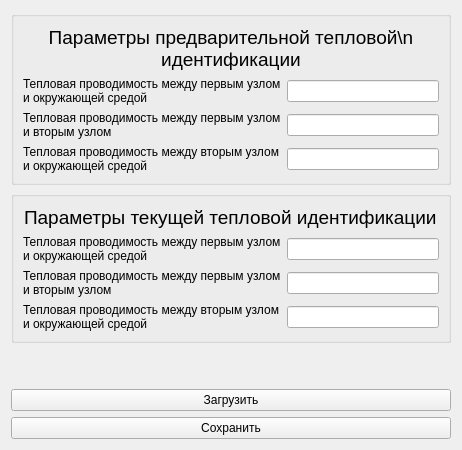
      <widget class="QWidget" name="page_18">
       <layout class="QGridLayout" name="gridLayout_25">
        <item row="3" column="0">
         <widget class="QGroupBox" name="groupBox_6">
          <property name="title">
           <string/>
          </property>
          <layout class="QGridLayout" name="gridLayout_28">
           <item row="3" column="1">
            <widget class="QLineEdit" name="lineEdit_21">
             <property name="sizePolicy">
              <sizepolicy hsizetype="Fixed" vsizetype="Fixed">
               <horstretch>0</horstretch>
               <verstretch>0</verstretch>
              </sizepolicy>
             </property>
             <property name="minimumSize">
              <size>
               <width>152</width>
               <height>0</height>
              </size>
             </property>
            </widget>
           </item>
           <item row="2" column="1">
            <widget class="QLineEdit" name="lineEdit_23">
             <property name="sizePolicy">
              <sizepolicy hsizetype="Fixed" vsizetype="Fixed">
               <horstretch>0</horstretch>
               <verstretch>0</verstretch>
              </sizepolicy>
             </property>
             <property name="minimumSize">
              <size>
               <width>152</width>
               <height>0</height>
              </size>
             </property>
            </widget>
           </item>
           <item row="2" column="0">
            <widget class="QLabel" name="label_56">
             <property name="text">
              <string>Тепловая проводимость между первым узлом 
и вторым узлом </string>
             </property>
            </widget>
           </item>
           <item row="1" column="1">
            <widget class="QLineEdit" name="lineEdit_22">
             <property name="sizePolicy">
              <sizepolicy hsizetype="Fixed" vsizetype="Fixed">
               <horstretch>0</horstretch>
               <verstretch>0</verstretch>
              </sizepolicy>
             </property>
             <property name="minimumSize">
              <size>
               <width>152</width>
               <height>0</height>
              </size>
             </property>
            </widget>
           </item>
           <item row="3" column="0">
            <widget class="QLabel" name="label_51">
             <property name="text">
              <string>Тепловая проводимость между вторым узлом 
и окружающей средой</string>
             </property>
            </widget>
           </item>
           <item row="1" column="0">
            <widget class="QLabel" name="label_57">
             <property name="text">
              <string>Тепловая проводимость между первым узлом 
и окружающей средой</string>
             </property>
            </widget>
           </item>
           <item row="0" column="0" colspan="2" alignment="Qt::AlignmentFlag::AlignHCenter">
            <widget class="QLabel" name="label_47">
             <property name="text">
              <string>&lt;html&gt;&lt;head/&gt;&lt;body&gt;&lt;p&gt;&lt;span style=&quot; font-size:14pt;&quot;&gt;Параметры текущей тепловой идентификации&lt;/span&gt;&lt;/p&gt;&lt;/body&gt;&lt;/html&gt;</string>
             </property>
            </widget>
           </item>
          </layout>
         </widget>
        </item>
        <item row="5" column="0">
         <widget class="QPushButton" name="load_Vent_dannie_2">
          <property name="text">
           <string>Загрузить</string>
          </property>
         </widget>
        </item>
        <item row="6" column="0">
         <widget class="QPushButton" name="save_Vent_dannie_2">
          <property name="text">
           <string>Сохранить</string>
          </property>
         </widget>
        </item>
        <item row="1" column="0">
         <widget class="QGroupBox" name="groupBox_5">
          <property name="title">
           <string/>
          </property>
          <layout class="QGridLayout" name="gridLayout_16">
           <item row="2" column="0">
            <widget class="QLabel" name="label_54">
             <property name="text">
              <string>Тепловая проводимость между первым узлом 
и вторым узлом </string>
             </property>
            </widget>
           </item>
           <item row="1" column="1">
            <widget class="QLineEdit" name="lineEdit_7">
             <property name="sizePolicy">
              <sizepolicy hsizetype="Fixed" vsizetype="Fixed">
               <horstretch>0</horstretch>
               <verstretch>0</verstretch>
              </sizepolicy>
             </property>
             <property name="minimumSize">
              <size>
               <width>152</width>
               <height>0</height>
              </size>
             </property>
            </widget>
           </item>
           <item row="1" column="0">
            <widget class="QLabel" name="label_55">
             <property name="text">
              <string>Тепловая проводимость между первым узлом 
и окружающей средой</string>
             </property>
            </widget>
           </item>
           <item row="2" column="1">
            <widget class="QLineEdit" name="lineEdit_19">
             <property name="sizePolicy">
              <sizepolicy hsizetype="Fixed" vsizetype="Fixed">
               <horstretch>0</horstretch>
               <verstretch>0</verstretch>
              </sizepolicy>
             </property>
             <property name="minimumSize">
              <size>
               <width>152</width>
               <height>0</height>
              </size>
             </property>
            </widget>
           </item>
           <item row="3" column="0">
            <widget class="QLabel" name="label_50">
             <property name="text">
              <string>Тепловая проводимость между вторым узлом 
и окружающей средой</string>
             </property>
            </widget>
           </item>
           <item row="3" column="1">
            <widget class="QLineEdit" name="lineEdit_20">
             <property name="sizePolicy">
              <sizepolicy hsizetype="Fixed" vsizetype="Fixed">
               <horstretch>0</horstretch>
               <verstretch>0</verstretch>
              </sizepolicy>
             </property>
             <property name="minimumSize">
              <size>
               <width>152</width>
               <height>0</height>
              </size>
             </property>
            </widget>
           </item>
           <item row="0" column="0" colspan="2">
            <widget class="QLabel" name="label_39">
             <property name="text">
              <string>&lt;html&gt;&lt;head/&gt;&lt;body&gt;&lt;p align=&quot;center&quot;&gt;&lt;span style=&quot; font-size:14pt;&quot;&gt;Параметры предварительной тепловой\n идентификации&lt;/span&gt;&lt;/p&gt;&lt;/body&gt;&lt;/html&gt;</string>
             </property>
             <property name="wordWrap">
              <bool>true</bool>
             </property>
            </widget>
           </item>
          </layout>
         </widget>
        </item>
        <item row="4" column="0">
         <spacer name="verticalSpacer_2">
          <property name="orientation">
           <enum>Qt::Orientation::Vertical</enum>
          </property>
          <property name="sizeHint" stdset="0">
           <size>
            <width>20</width>
            <height>40</height>
           </size>
          </property>
         </spacer>
        </item>
       </layout>
      </widget>
